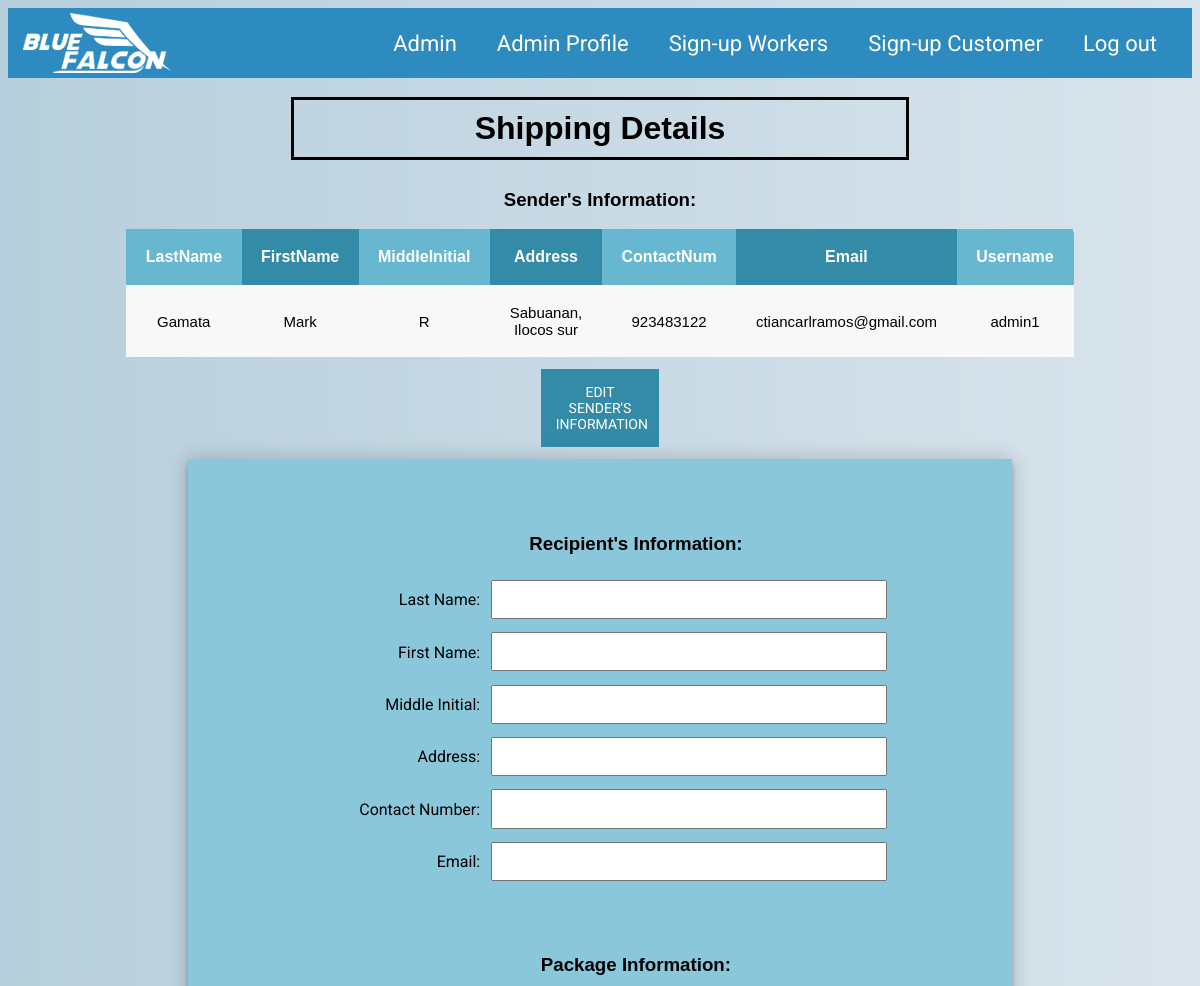
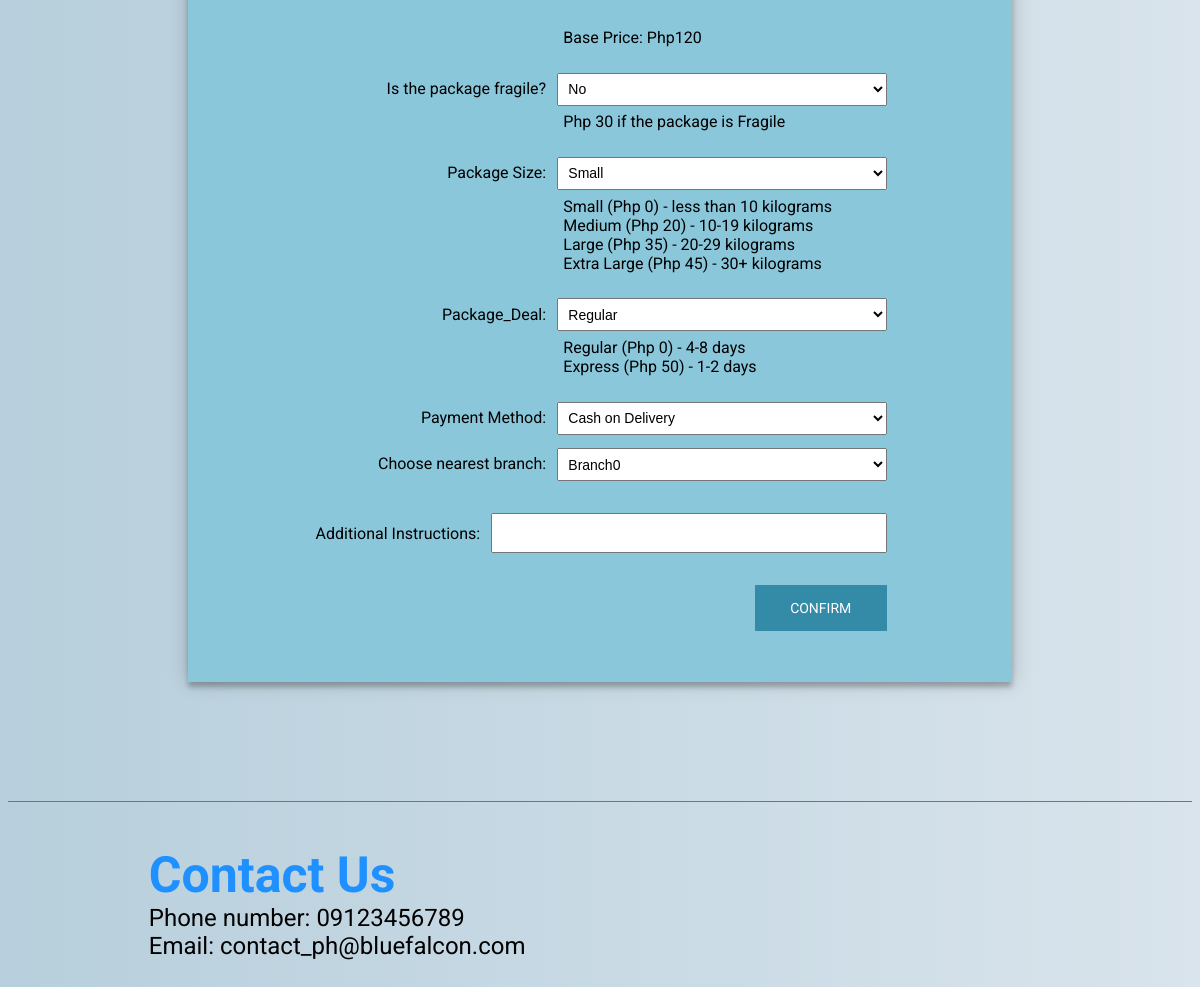
/myShipping.php (signed in), run on the app's committed database (2 pictures, top to bottom).
### tables this page shows
CREATE TABLE `sender` (
  `Sender_ID` int(11) NOT NULL,
  `Sender_LastName` varchar(256) NOT NULL,
  `Sender_FirstName` varchar(256) NOT NULL,
  `Sender_MiddleInitial` varchar(2) NOT NULL,
  `Sender_Address` varchar(256) NOT NULL,
  `Sender_ContactNum` varchar(255) NOT NULL,
  `Sender_Email` varchar(256) NOT NULL,
  `Username` varchar(256) NOT NULL
);

### myShipping.php (the view, shortened to what this page needs)
<?php
	include_once 'header.php';
 ?>
<!DOCTYPE html>
<html>
	<head>
		<link rel="stylesheet" type="text/css" href="css/profile.css" />
	</head>
	<body>
		<br>
		<h1 id="myShip">Shipping Details</h1>
		<?php
		$Username = $_SESSION['username'];
		if(!isset($_SESSION['Recipient_LastName'])){
		?>
			<div id ="actualform">
			<h3>Sender's Information:</h3>
				<table id="orderstable" class="orderstable">
					<tr>
						<th>LastName</th>
						<th>FirstName</th>
						<th>MiddleInitial</th>
						<th>Address</th>
						<th>ContactNum</th>
						<th>Email</th>
						<th>Username</th>
					</tr>
					<?php
						require 'includes\dbh.inc.php';
						$sql = "SELECT * FROM sender WHERE Username='".$Username."';";
							$result = $conn-> query($sql) or die($conn->error);
						if ($result-> num_rows >0) {
							while ($row = $result-> fetch_assoc()) {
								echo "<tr>
										<td>". $row["Sender_LastName"]."</td>
										<td>". $row["Sender_FirstName"]."</td>
										<td>". $row["Sender_MiddleInitial"]."</td>
										<td>". $row["Sender_Address"]."</td>
										<td>". $row["Sender_ContactNum"]."</td>
										<td>". $row["Sender_Email"]."</td>
										<td>". $row["Username"]."</td>
										</tr>";
							}
							echo "</table";
						}
						else {
							echo "0 result";
						}
					?>
				</table>
				<?php
						echo "<center><button onclick=\"location.href='./profile.php'\">Edit Sender's Information</button></center>";
				?>
			<form action = "shippingSuccess.php" method="post" id="myForm">
			<h3>Recipient's Information:</h3>
				Last Name: <input type="text" name="Recipient_LastName"><br>
				First Name: <input type="text" name="Recipient_FirstName"><br>
				Middle Initial: <input type="text" name="Recipient_MiddleInitial"><br>
				Address: <input type="text" name="Recipient_Address"><br>
				Contact Number: <input type="text" name="Recipient_ContactNum"><br>
				Email: <input type="text" name="Recipient_Email"><br>
			<br>
			<br>
			<h3>Package Information:</h3>
			<br>
			<div class="desc">
				Base Price: Php120<br>
			</div>
			<br>
				Is the package fragile?
				<select name="Package_Fragility" id="qtyFragile">
					<option value="No"> No </option>
				</select>
				<br>
				<div class="desc">
				Php 30 if the package is Fragile<br>
				</div>
				<br>
				Package Size:
				<select name="Package_size" id="qtySize">
					<option value="Small">Small</option>
				</select>
				<br>
				<div class="desc">
				Small (Php 0) - less than 10 kilograms<br>
				Medium (Php 20) - 10-19 kilograms<br>
				Large (Php 35) - 20-29 kilograms<br>
				Extra Large (Php 45) - 30+ kilograms<br>
			</div>
				<br>
				Package_Deal:
				<select name="Package_Deal" id="qtyDeal">
					<option value="Regular">Regular</option>
				</select>
				<br>
				<div class="desc">
				Regular (Php 0) - 4-8 days<br>
				Express (Php 50) - 1-2 days<br>
				</div>
				<br>
				Payment Method:
				<select name="Payment_Method" id="qtyPayment">
					<option value="Cash on Delivery">Cash on Delivery</option>
				</select>
				<br>
				Choose nearest branch:
					 <?php
						 	require 'includes\dbh.inc.php';
						 	$query = "select * from branch";
							$result = mysqli_query($conn,$query);
							if(mysqli_num_rows($result) > 0){
								echo "<select name='Branch_Name'>";
								while($row = mysqli_fetch_assoc($result)){
									echo "<option value='".$row['Branch_Name']."'>"
									.$row['Branch_Name']."</option>";
								}
								echo "</select><br>";
							}
					?>
				<br>
				Additional Instructions: <input type="text" name="Additional_Instructions"><br>
				<br>
				<input type="submit" value="Confirm" onclick="myCompute()" id="mySubmit">
			<br>
			</form>
			<br>
		</div>
		<?php
		}
		?>
	<?php
		include_once 'footer.php';
	 ?>
	 </body>
</html>

### css/profile.css (style rules this page uses)
table { margin-top: 15px; border-style:solid; border-width:2px; border-color:darkcyan; text-align: center; margin-left: 10%; margin-right: 10%; }
th, td { padding: 5px; width:2%; }
#mySubmit { font-family: "Roboto", sans-serif; text-transform: uppercase; outline: 0; background:#338BA8 ; width: 20%; border: 0; padding: 15px; color: #FFFFFF; font-size: 14px; -webkit-transition: all 0.3 ease; transition: all 0.3 ease; cursor: pointer; }
h1 { width: 100%; padding-top: 10px; }
h3 { width: 100%; padding-top: 10px; text-align: center; }
body { background: #D9E4EC; background: -webkit-linear-gradient(right, #D9E4EC, #B7CFDC); background: -moz-linear-gradient(right, #D9E4EC, #B7CFDC); background: -o-linear-gradient(right, #D9E4EC, #B7CFDC); background: linear-gradient(to left, #D9E4EC, #B7CFDC); font-family: "Roboto", sans-serif; -webkit-font-smoothing: antialiased; -moz-osx-font-smoothing: grayscale; }
button { font-family: "Roboto", sans-serif; text-transform: uppercase; outline: 0; background:#338BA8 ; width: 10%; border: 0; padding: 15px; color: #FFFFFF; font-size: 14px; -webkit-transition: all 0.3 ease; transition: all 0.3 ease; cursor: pointer; }
.orderstable { border: 5px solid white; border-collapse: collapse; border-radius: 5px; font-size: 16px; font-weight: normal; border: none; border-collapse: collapse; width: 100%; max-width: 80%; background-color: #67B7D1; }
.orderstable td, .orderstable th { text-align: center; padding: 2%; }
.orderstable td { border-right: 1px solid #f8f8f8; font-size: 15px; }
.orderstable th { color: #ffffff; background: #338BA8; }
.orderstable th:nth-child(odd) { color: #ffffff; background: #67B7D1; }
.orderstable tr:nth-child(even) { background: #F8F8F8; }
#myForm { position: relative; z-index: 1; background: #8AC7DB; max-width: 660px; margin: 0 auto 100px; padding: 45px; padding-right: 10%; text-align: right; box-shadow: 0 0 20px 0 rgba(0, 0, 0, 0.2), 0 5px 5px 0 rgba(0, 0, 0, 0.24); }
#myForm #mySubmit { width: 20%; }
#myShip { width: 50%; padding: 10px; text-align: center; font-family:Arial, Geneva, Helvetica, sans-serif; }
#myForm h3 { text-align: center; padding-left: 11%; }
.desc { text-align: left; padding-left: 50%; }

### css/NavBar.css.php (style rules this page uses)
a, button { color: black; }

### myShipping.php (style rules this page uses)
input { width: 60%; padding: 1%; margin: 1%; font-size: 19px; }
select { width: 50%; padding: 1%; margin: 1%; font-size: 14px; }
body { font-family:Arial, Geneva, Helvetica, sans-serif; }
table { margin-top: 15px; border-style:solid; border-width:2px; border-color:darkcyan; text-align: center; margin-left: 10%; margin-right: 10%; font-family:Arial, Geneva, Helvetica, sans-serif; font-size: 0.85vw; }
th, td { padding: 5px; width:2%; }
button { margin: 10px; }
h1 { margin: auto; width: 75%; border: 3px solid black; padding: 10px; text-align: center; font-family:Arial, Geneva, Helvetica, sans-serif; }
h3 { width: 100%; padding-top: 10px; text-align: center; font-family:Arial, Geneva, Helvetica, sans-serif; }
#mySubmit, button { margin: 10px; width: 15%; padding: 1%; margin: 1%; font-size: 16px; }
#myForm { text-align: center; }

### data on the page
sender: Sender_LastName "Gamata", Sender_FirstName "Mark", Sender_MiddleInitial "R", Sender_Address "Sabuanan, Ilocos sur", Sender_ContactNum "923483122", Sender_Email "ctiancarlramos@gmail.com", Username "admin1"

### other printed values
form field Branch_Name "Branch0"
